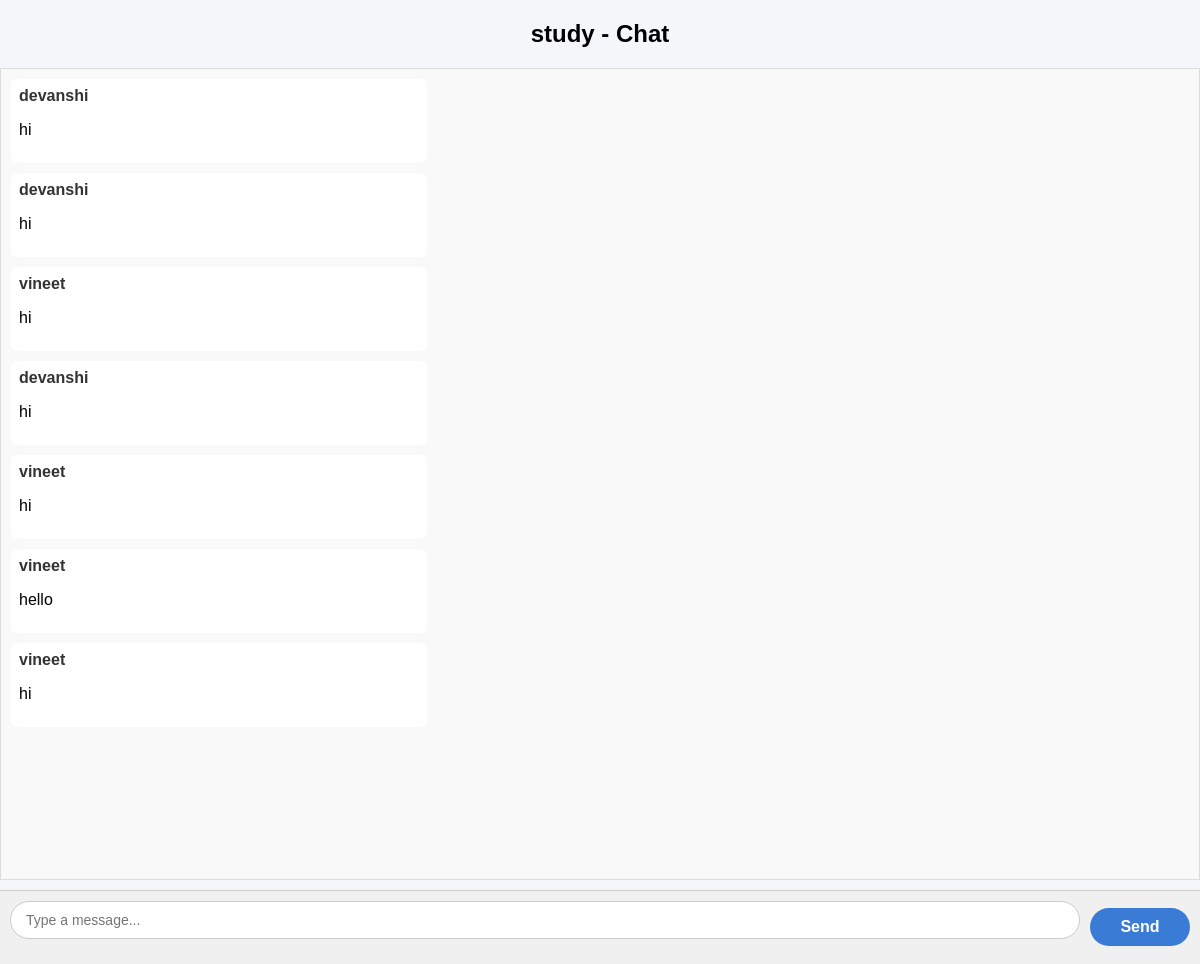
The app's page /groups/chat/1/ (signed in), older data.
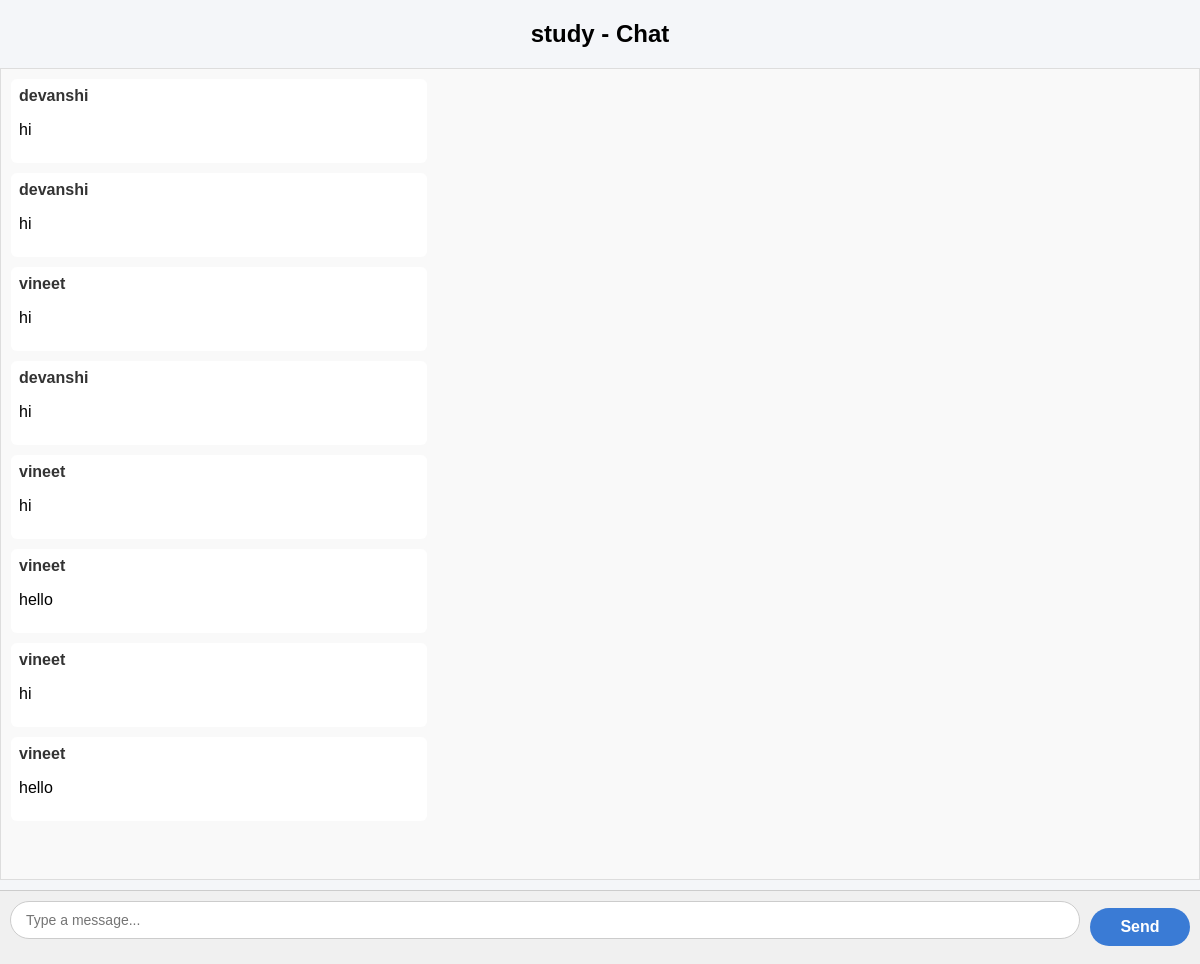
The same page, newer data.
### groups/models.py (models this page shows, shortened)
class Message(models.Model):
    group = models.ForeignKey('Group', on_delete=models.CASCADE)
    user = models.ForeignKey(User, on_delete=models.CASCADE)
    content = models.TextField()
    created_at = models.DateTimeField(auto_now_add=True)

### groups/views.py (the view, shortened to what this page needs)
# urls.py: path('chat/<int:group_id>/', views.group_chat, name='group_chat'),
def group_chat(request, group_id):
    group = get_object_or_404(Group, id=group_id)
    if request.user not in group.members.all():
        return redirect('group_list')
    messages = Message.objects.filter(group=group).order_by('created_at')
    return render(request, 'groups/group_chat.html', {
        'group': group,
        'messages': messages
    })

### groups/templates/groups/group_chat.html (shortened to what this page needs)
{% load static %}
<!DOCTYPE html>
<html>
    <head>
        <link rel="stylesheet" href="">
        <link rel="stylesheet" href="{% static 'groups/css/groups.css' %}">
    </head>
    <body>
        <h2>{{ group.name }} - Chat</h2>
        <div class="chat-box">
        {% for message in messages %}
            <div class="message">
                <strong>{{ message.user.username }}</strong>
                <p>{{ message.content }}</p>
            </div>
        {% endfor %}
        </div>
        <form method="POST" class="chat-form">
        <input type="text" name="content" placeholder="Type a message..." required>
        <button type="submit">Send</button>
        </form>
    </body>
</html>

Row changes from the older to the newer data that the page shows:
added Message: user.username "vineet", content "hello"
